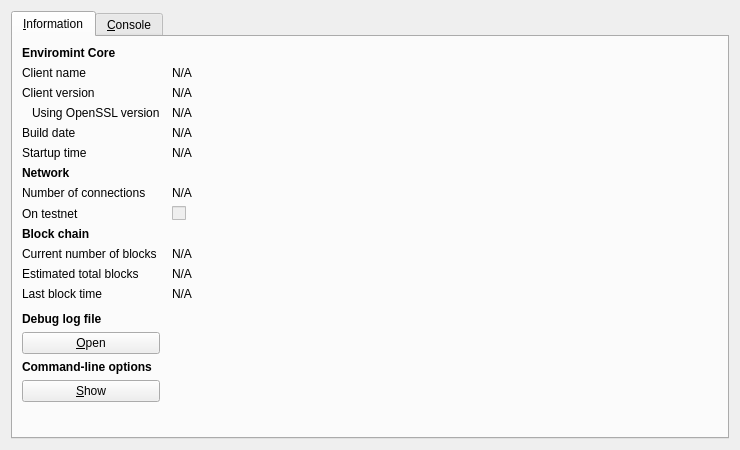
<?xml version="1.0" encoding="UTF-8"?>
<ui version="4.0">
 <class>RPCConsole</class>
 <widget class="QDialog" name="RPCConsole">
  <property name="geometry">
   <rect>
    <x>0</x>
    <y>0</y>
    <width>740</width>
    <height>450</height>
   </rect>
  </property>
  <property name="windowTitle">
   <string>Enviromint - Debug window</string>
  </property>
  <layout class="QVBoxLayout" name="verticalLayout_2">
   <item>
    <widget class="QTabWidget" name="tabWidget">
     <property name="currentIndex">
      <number>0</number>
     </property>
     <widget class="QWidget" name="tab_info">
      <attribute name="title">
       <string>&amp;Information</string>
      </attribute>
      <layout class="QGridLayout" name="gridLayout" columnstretch="0,1">
       <property name="horizontalSpacing">
        <number>12</number>
       </property>
       <item row="0" column="0">
        <widget class="QLabel" name="label_9">
         <property name="font">
          <font>
           <weight>75</weight>
           <bold>true</bold>
          </font>
         </property>
         <property name="text">
          <string>Enviromint Core</string>
         </property>
        </widget>
       </item>
       <item row="1" column="0">
        <widget class="QLabel" name="label_5">
         <property name="text">
          <string>Client name</string>
         </property>
        </widget>
       </item>
       <item row="1" column="1">
        <widget class="QLabel" name="clientName">
         <property name="cursor">
          <cursorShape>IBeamCursor</cursorShape>
         </property>
         <property name="text">
          <string>N/A</string>
         </property>
         <property name="textFormat">
          <enum>Qt::PlainText</enum>
         </property>
         <property name="textInteractionFlags">
          <set>Qt::LinksAccessibleByMouse|Qt::TextSelectableByKeyboard|Qt::TextSelectableByMouse</set>
         </property>
        </widget>
       </item>
       <item row="2" column="0">
        <widget class="QLabel" name="label_6">
         <property name="text">
          <string>Client version</string>
         </property>
        </widget>
       </item>
       <item row="2" column="1">
        <widget class="QLabel" name="clientVersion">
         <property name="cursor">
          <cursorShape>IBeamCursor</cursorShape>
         </property>
         <property name="text">
          <string>N/A</string>
         </property>
         <property name="textFormat">
          <enum>Qt::PlainText</enum>
         </property>
         <property name="textInteractionFlags">
          <set>Qt::LinksAccessibleByMouse|Qt::TextSelectableByKeyboard|Qt::TextSelectableByMouse</set>
         </property>
        </widget>
       </item>
       <item row="3" column="0">
        <widget class="QLabel" name="label_14">
         <property name="text">
          <string>Using OpenSSL version</string>
         </property>
         <property name="indent">
          <number>10</number>
         </property>
        </widget>
       </item>
       <item row="3" column="1">
        <widget class="QLabel" name="openSSLVersion">
         <property name="cursor">
          <cursorShape>IBeamCursor</cursorShape>
         </property>
         <property name="text">
          <string>N/A</string>
         </property>
         <property name="textFormat">
          <enum>Qt::PlainText</enum>
         </property>
         <property name="textInteractionFlags">
          <set>Qt::LinksAccessibleByMouse|Qt::TextSelectableByKeyboard|Qt::TextSelectableByMouse</set>
         </property>
        </widget>
       </item>
       <item row="4" column="0">
        <widget class="QLabel" name="label_12">
         <property name="text">
          <string>Build date</string>
         </property>
        </widget>
       </item>
       <item row="4" column="1">
        <widget class="QLabel" name="buildDate">
         <property name="cursor">
          <cursorShape>IBeamCursor</cursorShape>
         </property>
         <property name="text">
          <string>N/A</string>
         </property>
         <property name="textFormat">
          <enum>Qt::PlainText</enum>
         </property>
         <property name="textInteractionFlags">
          <set>Qt::LinksAccessibleByMouse|Qt::TextSelectableByKeyboard|Qt::TextSelectableByMouse</set>
         </property>
        </widget>
       </item>
       <item row="5" column="0">
        <widget class="QLabel" name="label_13">
         <property name="text">
          <string>Startup time</string>
         </property>
        </widget>
       </item>
       <item row="5" column="1">
        <widget class="QLabel" name="startupTime">
         <property name="cursor">
          <cursorShape>IBeamCursor</cursorShape>
         </property>
         <property name="text">
          <string>N/A</string>
         </property>
         <property name="textFormat">
          <enum>Qt::PlainText</enum>
         </property>
         <property name="textInteractionFlags">
          <set>Qt::LinksAccessibleByMouse|Qt::TextSelectableByKeyboard|Qt::TextSelectableByMouse</set>
         </property>
        </widget>
       </item>
       <item row="6" column="0">
        <widget class="QLabel" name="label_11">
         <property name="font">
          <font>
           <weight>75</weight>
           <bold>true</bold>
          </font>
         </property>
         <property name="text">
          <string>Network</string>
         </property>
        </widget>
       </item>
       <item row="7" column="0">
        <widget class="QLabel" name="label_7">
         <property name="text">
          <string>Number of connections</string>
         </property>
        </widget>
       </item>
       <item row="7" column="1">
        <widget class="QLabel" name="numberOfConnections">
         <property name="cursor">
          <cursorShape>IBeamCursor</cursorShape>
         </property>
         <property name="text">
          <string>N/A</string>
         </property>
         <property name="textFormat">
          <enum>Qt::PlainText</enum>
         </property>
         <property name="textInteractionFlags">
          <set>Qt::LinksAccessibleByMouse|Qt::TextSelectableByKeyboard|Qt::TextSelectableByMouse</set>
         </property>
        </widget>
       </item>
       <item row="8" column="0">
        <widget class="QLabel" name="label_8">
         <property name="text">
          <string>On testnet</string>
         </property>
        </widget>
       </item>
       <item row="8" column="1">
        <widget class="QCheckBox" name="isTestNet">
         <property name="enabled">
          <bool>false</bool>
         </property>
         <property name="text">
          <string/>
         </property>
        </widget>
       </item>
       <item row="9" column="0">
        <widget class="QLabel" name="label_10">
         <property name="font">
          <font>
           <weight>75</weight>
           <bold>true</bold>
          </font>
         </property>
         <property name="text">
          <string>Block chain</string>
         </property>
        </widget>
       </item>
       <item row="10" column="0">
        <widget class="QLabel" name="label_3">
         <property name="text">
          <string>Current number of blocks</string>
         </property>
        </widget>
       </item>
       <item row="10" column="1">
        <widget class="QLabel" name="numberOfBlocks">
         <property name="cursor">
          <cursorShape>IBeamCursor</cursorShape>
         </property>
         <property name="text">
          <string>N/A</string>
         </property>
         <property name="textFormat">
          <enum>Qt::PlainText</enum>
         </property>
         <property name="textInteractionFlags">
          <set>Qt::LinksAccessibleByMouse|Qt::TextSelectableByKeyboard|Qt::TextSelectableByMouse</set>
         </property>
        </widget>
       </item>
       <item row="11" column="0">
        <widget class="QLabel" name="label_4">
         <property name="text">
          <string>Estimated total blocks</string>
         </property>
        </widget>
       </item>
       <item row="11" column="1">
        <widget class="QLabel" name="totalBlocks">
         <property name="cursor">
          <cursorShape>IBeamCursor</cursorShape>
         </property>
         <property name="text">
          <string>N/A</string>
         </property>
         <property name="textFormat">
          <enum>Qt::PlainText</enum>
         </property>
         <property name="textInteractionFlags">
          <set>Qt::LinksAccessibleByMouse|Qt::TextSelectableByKeyboard|Qt::TextSelectableByMouse</set>
         </property>
        </widget>
       </item>
       <item row="12" column="0">
        <widget class="QLabel" name="label_2">
         <property name="text">
          <string>Last block time</string>
         </property>
        </widget>
       </item>
       <item row="12" column="1">
        <widget class="QLabel" name="lastBlockTime">
         <property name="cursor">
          <cursorShape>IBeamCursor</cursorShape>
         </property>
         <property name="text">
          <string>N/A</string>
         </property>
         <property name="textFormat">
          <enum>Qt::PlainText</enum>
         </property>
         <property name="textInteractionFlags">
          <set>Qt::LinksAccessibleByMouse|Qt::TextSelectableByKeyboard|Qt::TextSelectableByMouse</set>
         </property>
        </widget>
       </item>
       <item row="13" column="0">
        <spacer name="verticalSpacer_2">
         <property name="orientation">
          <enum>Qt::Vertical</enum>
         </property>
         <property name="sizeHint" stdset="0">
          <size>
           <width>20</width>
           <height>20</height>
          </size>
         </property>
        </spacer>
       </item>
       <item row="14" column="0">
        <widget class="QLabel" name="labelDebugLogfile">
         <property name="font">
          <font>
           <weight>75</weight>
           <bold>true</bold>
          </font>
         </property>
         <property name="text">
          <string>Debug log file</string>
         </property>
        </widget>
       </item>
       <item row="15" column="0">
        <widget class="QPushButton" name="openDebugLogfileButton">
         <property name="toolTip">
          <string>Open the Enviromint debug log file from the current data directory. This can take a few seconds for large log files.</string>
         </property>
         <property name="text">
          <string>&amp;Open</string>
         </property>
         <property name="autoDefault">
          <bool>false</bool>
         </property>
        </widget>
       </item>
       <item row="16" column="0">
        <widget class="QLabel" name="labelCLOptions">
         <property name="font">
          <font>
           <weight>75</weight>
           <bold>true</bold>
          </font>
         </property>
         <property name="text">
          <string>Command-line options</string>
         </property>
        </widget>
       </item>
       <item row="17" column="0">
        <widget class="QPushButton" name="showCLOptionsButton">
         <property name="toolTip">
          <string>Show the Enviromint-Qt help message to get a list with possible Enviromint command-line options.</string>
         </property>
         <property name="text">
          <string>&amp;Show</string>
         </property>
         <property name="autoDefault">
          <bool>false</bool>
         </property>
        </widget>
       </item>
       <item row="18" column="0">
        <spacer name="verticalSpacer">
         <property name="orientation">
          <enum>Qt::Vertical</enum>
         </property>
         <property name="sizeHint" stdset="0">
          <size>
           <width>20</width>
           <height>40</height>
          </size>
         </property>
        </spacer>
       </item>
      </layout>
     </widget>
     <widget class="QWidget" name="tab_console">
      <attribute name="title">
       <string>&amp;Console</string>
      </attribute>
      <layout class="QVBoxLayout" name="verticalLayout_3">
       <property name="spacing">
        <number>3</number>
       </property>
       <item>
        <widget class="QTextEdit" name="messagesWidget">
         <property name="minimumSize">
          <size>
           <width>0</width>
           <height>100</height>
          </size>
         </property>
         <property name="readOnly">
          <bool>true</bool>
         </property>
         <property name="tabKeyNavigation" stdset="0">
          <bool>false</bool>
         </property>
         <property name="columnCount" stdset="0">
          <number>2</number>
         </property>
        </widget>
       </item>
       <item>
        <layout class="QHBoxLayout" name="horizontalLayout">
         <property name="spacing">
          <number>3</number>
         </property>
         <item>
          <widget class="QLabel" name="label">
           <property name="text">
            <string notr="true">&gt;</string>
           </property>
          </widget>
         </item>
         <item>
          <widget class="QLineEdit" name="lineEdit"/>
         </item>
         <item>
          <widget class="QPushButton" name="clearButton">
           <property name="maximumSize">
            <size>
             <width>24</width>
             <height>24</height>
            </size>
           </property>
           <property name="toolTip">
            <string>Clear console</string>
           </property>
           <property name="text">
            <string/>
           </property>
           <property name="icon">
            <iconset resource="../bitcoin.qrc">
             <normaloff>:/icons/remove</normaloff>:/icons/remove</iconset>
           </property>
           <property name="shortcut">
            <string notr="true">Ctrl+L</string>
           </property>
           <property name="autoDefault">
            <bool>false</bool>
           </property>
          </widget>
         </item>
        </layout>
       </item>
      </layout>
     </widget>
    </widget>
   </item>
  </layout>
 </widget>
 <resources>
  <include location="../bitcoin.qrc"/>
 </resources>
 <connections/>
</ui>
